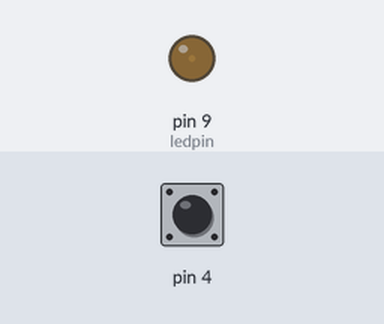
A sketch run on a simulated Arduino Uno, built with avr-gcc and run on an emulated ATmega328P. On the bench: output pins drawn as LEDs (lit = HIGH). Inputs (shaded band) come from the test bench; at power-on: pin 4 LOW. What the sketch prints to the serial monitor is not drawn.

Above: at 1.2 s.
1.3 s: pin 4 driven HIGH
At 1.43 s:
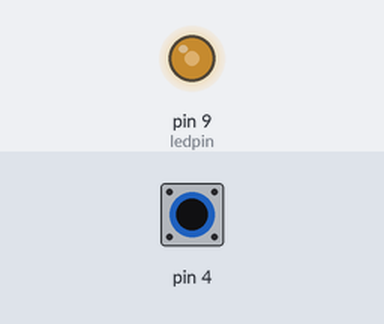
4.3 s: pin 4 pulsed LOW 2 times (0.12 s each, 0.3 s apart)
Timing chart, 0 to 13.3 s (numbered marks = the images above; inputs shaded):
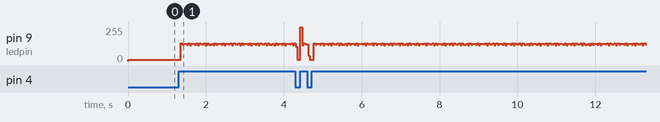

The sketch:

digitalReadSerial.ino
```cpp
int ledpin = 9;
int nowled = 0;
void setup() {
  pinMode(ledpin,OUTPUT);
  Serial.begin(9600);
}

void loop() {
  int sensorValue = digitalRead(4);
  if(sensorValue == 1){
    if(nowled == 0){
      digitalWrite(ledpin,HIGH);
      nowled = 1;
    }
    else{
      digitalWrite(ledpin,LOW);
      nowled = 0;
    }
   }
Serial.println(nowled);
analogWrite(ledpin,10);

//  delay(1);
}
```
